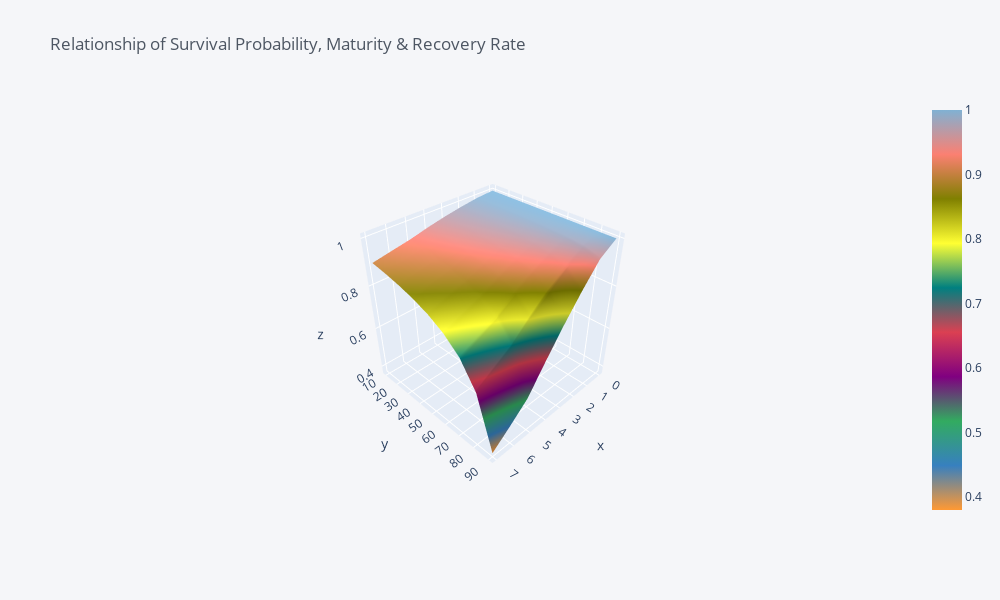

Notebook source saved alongside this figure:
### Code cell
# surface plot 
sp.iplot(kind='surface', title='Relationship of Survival Probability, Maturity & Recovery Rate')

### Figure 1 — Plotly figure (JSON) as saved in the notebook; plotly's stock layout.template omitted (floating-point values rounded to 4 significant figures)
{"data": [{"colorscale": [[0, "rgb(255, 153, 51)"], [0.1111, "rgb(55, 128, 191)"], [0.2222, "rgb(50, 171, 96)"], [0.3333, "rgb(128, 0, 128)"], [0.4444, "rgb(219, 64, 82)"], [0.5556, "rgb(0, 128, 128)"], [0.6667, "rgb(255, 255, 51)"], [0.7778, "rgb(128, 128, 0)"], [0.8889, "rgb(251, 128, 114)"], [1, "rgb(128, 177, 211)"]], "type": "surface", "x": [0, 1, 2, 3, 4, 5, 6, 7], "y": [10, 20, 30, 40, 50, 60, 70, 80, 90], "z": [[1, 0.9945, 0.983, 0.969, 0.952, 0.9318, 0.9163, 0.9002], [1, 0.9938, 0.9809, 0.9652, 0.9462, 0.9236, 0.9064, 0.8884], [1, 0.9929, 0.9782, 0.9603, 0.9388, 0.9132, 0.8937, 0.8735], [1, 0.9917, 0.9746, 0.9539, 0.9289, 0.8994, 0.8771, 0.854], [1, 0.9901, 0.9696, 0.945, 0.9154, 0.8805, 0.8544, 0.8274], [1, 0.9877, 0.9623, 0.9318, 0.8954, 0.8529, 0.8213, 0.789], [1, 0.9836, 0.9501, 0.9102, 0.8631, 0.8087, 0.769, 0.7288], [1, 0.9756, 0.9264, 0.8687, 0.802, 0.7266, 0.6737, 0.6212], [1, 0.9524, 0.8597, 0.7565, 0.6437, 0.5241, 0.4496, 0.3801]]}], "layout": {"height": 600, "legend": {"bgcolor": "#F5F6F9", "font": {"color": "#4D5663"}}, "paper_bgcolor": "#F5F6F9", "plot_bgcolor": "#F5F6F9", "scene": {"aspectmode": "auto", "aspectratio": {"x": 1, "y": 1, "z": 1}, "camera": {"center": {"x": 0, "y": 0, "z": 0}, "eye": {"x": 1.728, "y": 1.728, "z": 1.728}, "projection": {"type": "perspective"}, "up": {"x": 0, "y": 0, "z": 1}}}, "title": {"font": {"color": "#4D5663"}, "text": "Relationship of Survival Probability, Maturity & Recovery Rate"}, "width": 1000, "xaxis": {"gridcolor": "#E1E5ED", "showgrid": true, "tickfont": {"color": "#4D5663"}, "title": {"font": {"color": "#4D5663"}, "text": ""}, "zerolinecolor": "#E1E5ED"}, "yaxis": {"gridcolor": "#E1E5ED", "showgrid": true, "tickfont": {"color": "#4D5663"}, "title": {"font": {"color": "#4D5663"}, "text": ""}, "zerolinecolor": "#E1E5ED"}}}
